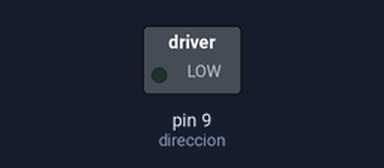
Simulated run of this sketch. Board: Arduino Uno, built with avr-gcc and run on an emulated ATmega328P. Shown: switched loads named in the sketch (green lamp = pin HIGH). Dashed ring = blinking. Pins used as bus, display or sensor lines are not drawn.

Above: at 0.5 s.
Timing chart, 0 to 5.1 s (numbered marks = the images above):
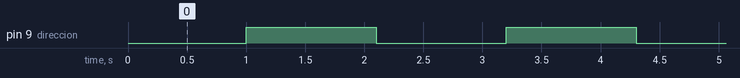

The sketch:

Motor2.ino
```cpp
#define VELOCIDAD 2000

int steps = 12;
int direccion = 9;
int reset = 10;
int pasos = 50;

// the setup routine runs once when you press reset:
void setup() {
  // initialize the digital pin as an output.
  pinMode(steps, OUTPUT);
  pinMode(direccion, OUTPUT);
  pinMode(reset, OUTPUT);
}

// the loop routine runs over and over again forever:
void loop() {
  digitalWrite(reset, LOW);    //Mientras reset este en LOW el motor permanecerá apagado y no sufrirá. El chip apagará todos los puertos y no leerá comandos.
  delay(1000);
  digitalWrite(reset, HIGH);   //Cuando reset se encuentre en HIGH el motor arrancará y leerá los comandos enviados.
  digitalWrite(direccion, HIGH);

  for (int i = 0; i<pasos; i++)       //Equivale al numero de vueltas (200 es 360º grados) o micropasos
  {
    digitalWrite(steps, HIGH);  // This LOW to HIGH change is what creates the
    digitalWrite(steps, LOW); // al A4988 de avanzar una vez por cada pulso de energia.
    delayMicroseconds(VELOCIDAD);     // Regula la velocidad, cuanto mas bajo mas velocidad.

  }

  digitalWrite(reset, LOW);   //Mientras reset este en LOW el motor permanecerá apagado y no sufrirá. El chip apagará todos los puertos y no leerá comandos.
  delay(1000);
  digitalWrite(reset, HIGH);   //Cuando reset se encuentre en HIGH el motor arrancará y leerá los comandos enviados.
  digitalWrite(direccion, LOW);

  for (int i = 0; i<pasos; i++)       //Equivale al numero de vueltas (200 es 360º grados) o micropasos
  {

    digitalWrite(steps, LOW);   // LOW to HIGH hace que el motor avance ya que da la orden
    digitalWrite(steps, HIGH);    // al A4988 de avanzar una vez por cada pulso de energia.
    delayMicroseconds(VELOCIDAD);         // Regula la velocidad, cuanto mas bajo mas velocidad.
  }
}
```

Measured:
- by itself, pin 9 (direccion): alternates HIGH for 1.1 s and LOW for 1.1 s
